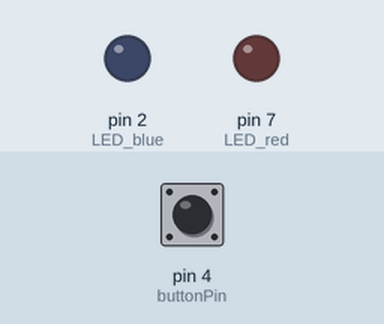
A sketch run on a simulated Arduino Uno, built with avr-gcc and run on an emulated ATmega328P. On the bench: output pins drawn as LEDs (lit = HIGH). Dashed ring = blinking. Inputs (shaded band) come from the test bench; at power-on: pin 4 (buttonPin) LOW.

Above: at 1.2 s.
1.3 s: pin 4 (buttonPin) pulled HIGH for 0.15 s
At 1.4 s:
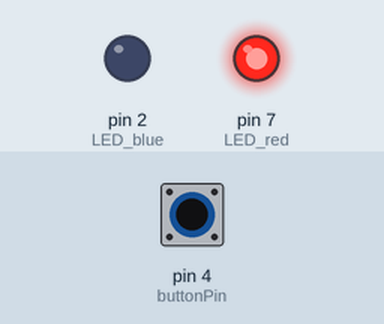
3.2 s: pin 4 (buttonPin) pulled HIGH for 3.2 s
At 3.5 s:
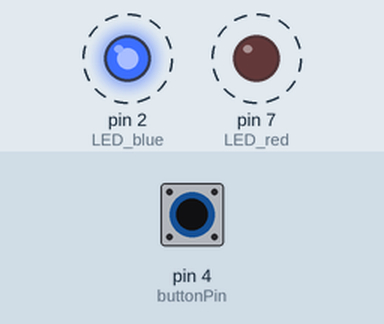
Timing chart, 0 to 7.9 s (numbered marks = the images above; inputs shaded):
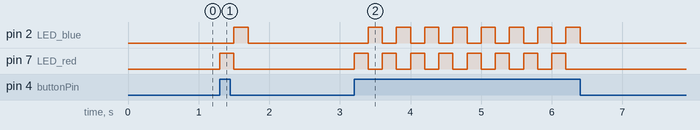

Measured:
- after the input at 1.3 s, pin 2 (LED_blue): LOW → HIGH after 0.20 s, → LOW 0.20 s later; pin 7 (LED_red): LOW → HIGH at once, → LOW 0.20 s later
- after the input at 3.2 s, pin 2 (LED_blue): alternates HIGH for 0.20 s and LOW for 0.20 s, 16 changes in all, then stays LOW, starting after 0.20 s; pin 7 (LED_red): alternates HIGH for 0.20 s and LOW for 0.20 s, 16 changes in all, then stays LOW, starting at once

The sketch:

Blink_of_two_LED.ino
```cpp
const int LED_red = 7;
const int LED_blue = 2;
const int buttonPin = 4;

int buttonState = 0;  // button state


void setup() {
  // put your setup code here, to run once:
  Serial.begin(9600);
  pinMode(LED_red, OUTPUT);
  pinMode(LED_blue, OUTPUT);
  pinMode(buttonPin, INPUT);

}

void loop() {
  // put your main code here, to run repeatedly:
  buttonState = digitalRead(buttonPin);   // read the state of pushing button
  if(buttonState == HIGH) {
    digitalWrite(LED_red, HIGH);
    digitalWrite (LED_blue, LOW);
    delay (200);
    digitalWrite (LED_red, LOW);
    digitalWrite (LED_blue, HIGH);
    delay (200);
  }
  else {
    digitalWrite(LED_red, LOW);
    digitalWrite (LED_blue, LOW);
  }
}
```
